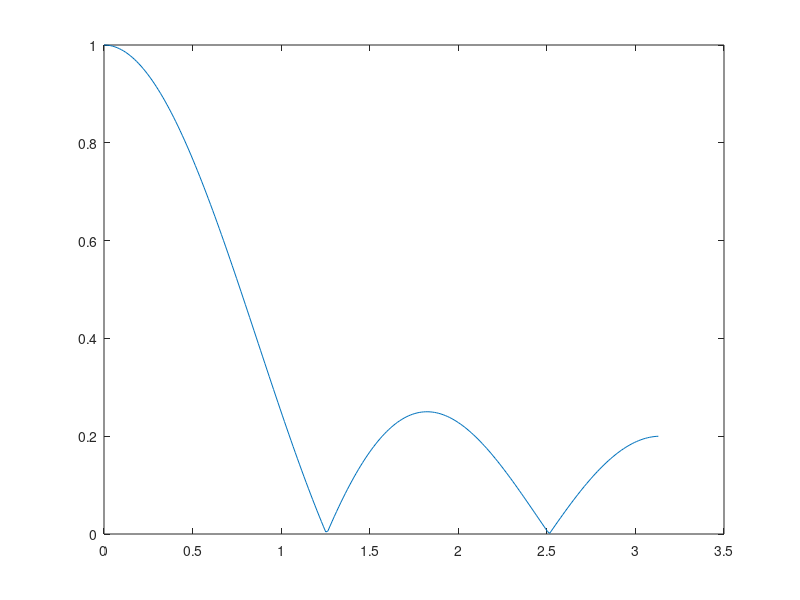
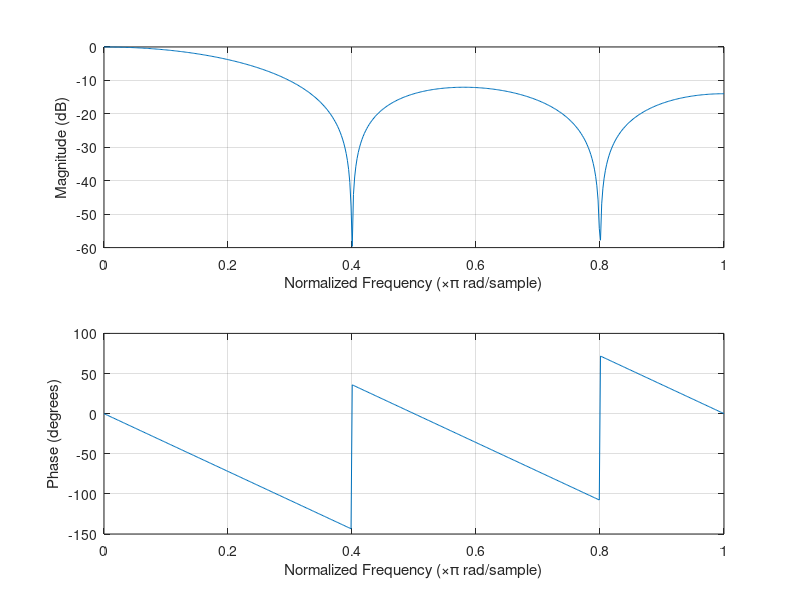

These figures' MATLAB source, in order:
%Consider a low pass filter with p=0.2 and s =0.3. Design a FIR filter using frequency 
%sampling method. Plot the frequency response of the designed filter and determine the 
%ripple in the passband (Rp) and minimum stopband attenuation (As). Try for filter length 
%M=20 and M=40.

w_p=0.2*pi; w_s=0.3*pi;
M = input('Enter order of filter:'); 
pass=fix(w_p*M/(2*pi))+1; % kp 
stop=fix(w_s*M/(2*pi))+1; % ks 
trans=stop-pass;
if rem(M,2)==0,U=M/2 -1;else U=(M-1)/2;end;
if trans==1,
Hr=[ones(1 ,pass),zeros( 1 ,U-pass+1)];
else
tk = pass+ 1 :stop;
trans_mag=0.5*(1+cos(pi*(tk-pass)/trans)); % raised 
%coosine in transition band
Hr=[ones(1,pass),trans_mag, zeros(1,U-stop+1)];
end;
k=0:U;
G=(-1).^k.*Hr;
if rem(M,2)==0,
G_M=[G 0 -G(U+1:-1 :2)]; else
G_M=[G -G(U+1:-1 :2)];
end;
I=0:M-1 ;
H=G_M.*exp(pi*I*j/M); 
h=ifft(H);
Mag = abs(fft(h,512)); 
w=[0:255]*pi/256; plot(w,Mag(1:256));
figure;
freqz(h,1,512);
